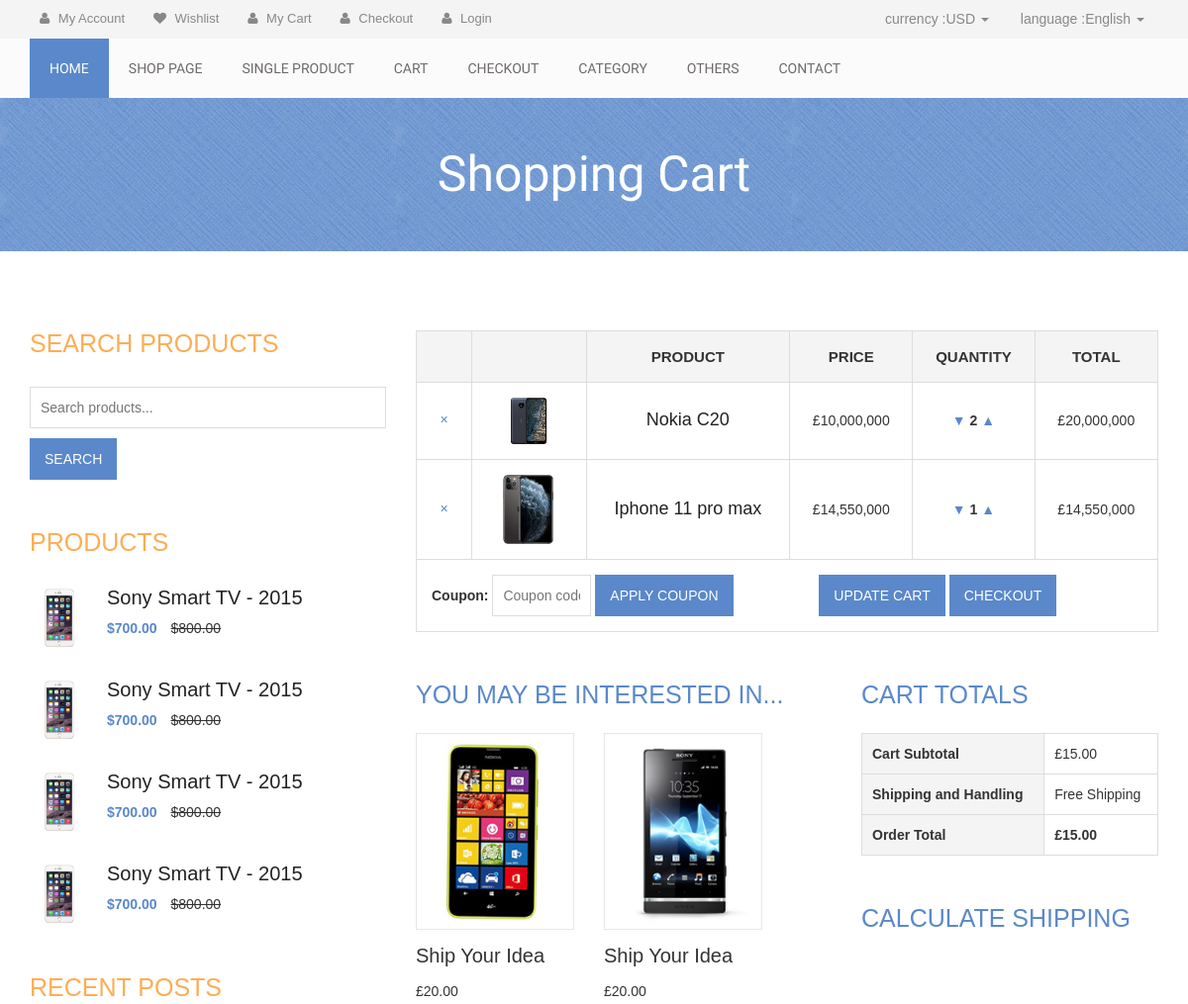
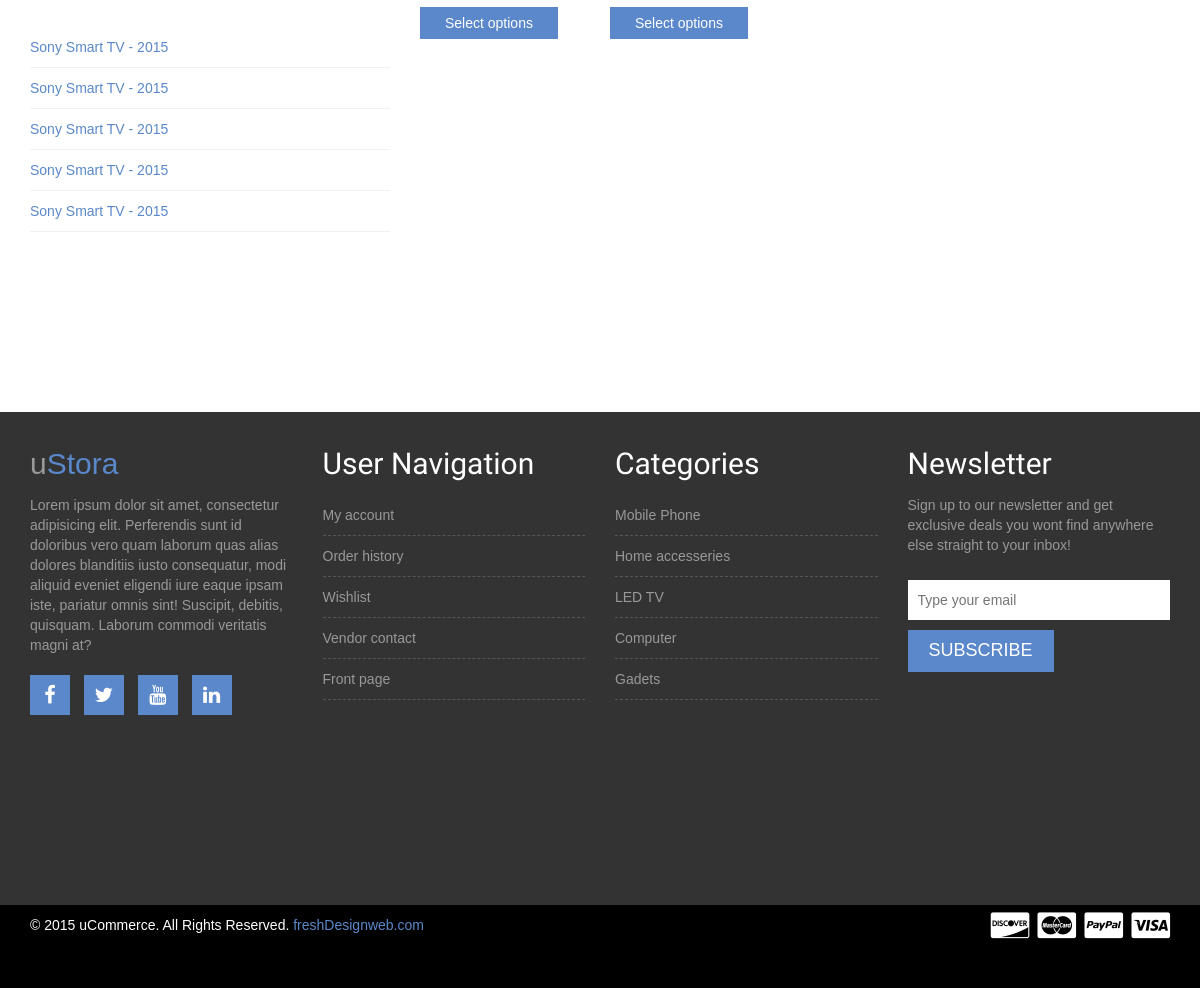
The app's page /cart.php (signed in) with its own data (2 pictures, top to bottom).
### tables this page shows
CREATE TABLE `orders` (
  `id` int(11) NOT NULL,
  `id_user` int(11) NOT NULL,
  `id_product` int(11) NOT NULL,
  `quantity` int(11) NOT NULL,
  `created_at` date NOT NULL DEFAULT current_timestamp(),
  `updated_at` date NOT NULL DEFAULT current_timestamp()
);

CREATE TABLE `products` (
  `ProductID` int(11) NOT NULL,
  `ManufacturerID` int(11) NOT NULL,
  `CategoryID` int(11) NOT NULL,
  `ProductName` varchar(255) NOT NULL,
  `ImageUrl` varchar(255) NOT NULL,
  `Price` int(11) NOT NULL DEFAULT 0,
  `Quantity` int(11) NOT NULL DEFAULT 0,
  `Description` varchar(1000) NOT NULL,
  `Origin` text NOT NULL,
  `Feature` int(11) NOT NULL
);

### cart.php (the view, shortened to what the rows shown need)
<?php
require 'Controller/order.php';
$orders = new Order();
?>
<!DOCTYPE html>
<html lang="en">
  <head>
    <link rel="stylesheet" href="css/bootstrap.min.css">
    <link rel="stylesheet" href="css/font-awesome.min.css">
    <link rel="stylesheet" href="css/owl.carousel.css">
    <link rel="stylesheet" href="style.css">
    <link rel="stylesheet" href="css/responsive.css">
  </head>
  <body>
    <div class="product-big-title-area">
        <div class="container">
            <div class="row">
                <div class="col-md-12">
                    <div class="product-bit-title text-center">
                        <h2>Shopping Cart</h2>
                    </div>
                </div>
            </div>
        </div>
    </div>
    <div class="single-product-area">
        <div class="container">
            <div class="row">
                <div class="col-md-4">
                    <div class="single-sidebar">
                        <h2 class="sidebar-title">Search Products</h2>
                    </div>
                    <div class="single-sidebar">
                        <h2 class="sidebar-title">Products</h2>
                        <div class="thubmnail-recent">
                            <h2><a href="single-product.html">Sony Smart TV - 2015</a></h2>
                        </div>
                        <div class="thubmnail-recent">
                            <h2><a href="single-product.html">Sony Smart TV - 2015</a></h2>
                        </div>
                        <div class="thubmnail-recent">
                            <h2><a href="single-product.html">Sony Smart TV - 2015</a></h2>
                        </div>
                        <div class="thubmnail-recent">
                            <h2><a href="single-product.html">Sony Smart TV - 2015</a></h2>
                        </div>
                    </div>
                    <div class="single-sidebar">
                        <h2 class="sidebar-title">Recent Posts</h2>
                    </div>
                </div>
                <div class="col-md-8">
                    <div class="product-content-right">
                        <div class="woocommerce">
                            <form method="post" action="#">
                                <table cellspacing="0" class="shop_table cart">
                                    <thead>
                                        <tr>
                                            <th class="product-remove">&nbsp;</th>
                                            <th class="product-thumbnail">&nbsp;</th>
                                            <th class="product-name">Product</th>
                                            <th class="product-price">Price</th>
                                            <th class="product-quantity">Quantity</th>
                                            <th class="product-subtotal">Total</th>
                                        </tr>
                                    </thead>
                                    <tbody>
                                        <?php
                                        $getData=$orders->getDataOrder();
                                        foreach ($getData as $key => $value)
                                            echo "
                                            <tr class='cart_item'>
                                                <td class='product-remove'>
                                                    <a href='updateOrder.php?id=".$getData[$key]['id']."&action=2' title='Remove this item' class='remove' href='#'>×</a>
                                                </td>
                                                <td class='product-thumbnail'>
                                                    <a href='single-product.html'><img width='145' height='145' alt='poster_1_up' class='shop_thumbnail' src='pictures/".$getData[$key]['ImageUrl']."'></a>
                                                </td>
                                                <td class='product-name'>
                                                    <a href='single-product.html'>".$getData[$key]['ProductName']."</a>
                                                </td>
                                                <td class='product-price'>
                                                    <span class='amount'>£".number_format($getData[$key]['Price'])."</span>
                                                </td>
                                                <td class='product-quantity'>
                                                    <div class='quantity buttons_added'>
                                                        <a href='updateOrder.php?id=".$getData[$key]['id']."&number=".$getData[$key]['quantity']."&action=0' class='font-weight-bold'>
                                                            <b> ▼ </b>
                                                        </a>
                                                        <b id='idOrder' value='".$getData[$key]['id']."'> ".$getData[$key]['quantity']." </b>
                                                        <b id='numberQuantity' value='".$getData[$key]['quantity']."'></b>
                                                        <a href='updateOrder.php?id=".$getData[$key]['id']."&number=".$getData[$key]['quantity']."&action=1' class='font-weight-bold'>
                                                        <b> ▲ </b>
                                                        </a>
                                                    </div>
                                                </td>
                                                <td class='product-subtotal'>
                                                    <span class='amount'>£".number_format($getData[$key]['Price'] * $getData[$key]['quantity'])."</span>
                                                </td>
                                            </tr>"; ?>
                                    </tbody>
                                </table>
                            </form>
                            <div class="cart-collaterals">
                            <div class="cross-sells">
                                <h2>You may be interested in...</h2>
                            </div>
                            <div class="cart_totals ">
                                <h2>Cart Totals</h2>
                                <table cellspacing="0">
                                    <tbody>
                                        <tr class="cart-subtotal">
                                            <th>Cart Subtotal</th>
                                        </tr>
                                        <tr class="shipping">
                                            <th>Shipping and Handling</th>
                                        </tr>
                                        <tr class="order-total">
                                            <th>Order Total</th>
                                        </tr>
                                    </tbody>
                                </table>
                            </div>
                            <form method="post" action="#" class="shipping_calculator">
                                <h2><a class="shipping-calculator-button" data-toggle="collapse" href="#calcalute-shipping-wrap" aria-expanded="false" aria-controls="calcalute-shipping-wrap">Calculate Shipping</a></h2>
                            </form>
                            </div>
                        </div>
                    </div>
                </div>
            </div>
        </div>
    </div>
    <div class="footer-top-area">
        <div class="container">
            <div class="row">
                <div class="col-md-3 col-sm-6">
                    <div class="footer-about-us">
                        <h2>u<span>Stora</span></h2>
                    </div>
                </div>
                <div class="col-md-3 col-sm-6">
                    <div class="footer-menu">
                        <h2 class="footer-wid-title">User Navigation </h2>
                    </div>
                </div>
                <div class="col-md-3 col-sm-6">
                    <div class="footer-menu">
                        <h2 class="footer-wid-title">Categories</h2>
                    </div>
                </div>
                <div class="col-md-3 col-sm-6">
                    <div class="footer-newsletter">
                        <h2 class="footer-wid-title">Newsletter</h2>
                    </div>
                </div>
            </div>
        </div>
    </div>
  </body>
</html>

### records on screen
orders: id_product.ImageUrl (picture), id_product.ProductName "Nokia C20", id_product.Price "10,000,000", $getData[$key]['id'] 1 (drawn), quantity "2", $getData[$key]['Price'] * $getData[$key]['quantity'] "20,000,000"
orders: id_product.ImageUrl (picture), id_product.ProductName "Iphone 11 pro max", id_product.Price "14,550,000", $getData[$key]['id'] 10 (drawn), quantity "1", $getData[$key]['Price'] * $getData[$key]['quantity'] "14,550,000"
